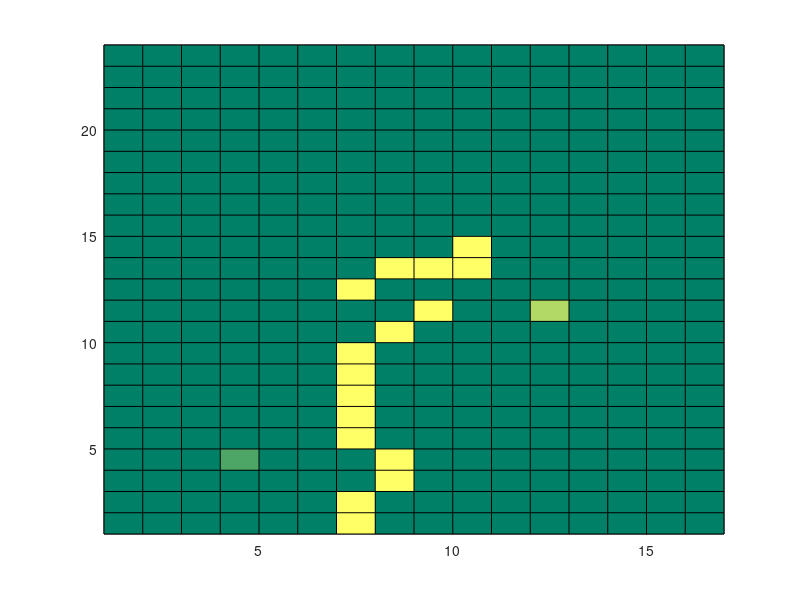

Write the MATLAB code that produced this figure.
clear;
clc;
clf;
figure(1);
map =[
0	0	0	0	0	0	1	0	0	0	0	0	0	0	0	0	0
0	0	0	0	0	0	1	0	0	0	0	0	0	0	0	0	0
0	0	0	0	0	0	0	1	0	0	0	0	0	0	0	0	0
0	0	0	.3	0	0	0	1	0	0	0	0	0	0	0	0	0
0	0	0	0	0	0	1	0	0	0	0	0	0	0	0	0	0
0	0	0	0	0	0	1	0	0	0	0	0	0	0	0	0	0
0	0	0	0	0	0	1	0	0	0	0	0	0	0	0	0	0
0	0	0	0	0	0	1	0	0	0	0	0	0	0	0	0	0
0	0	0	0	0	0	1	0	0	0	0	0	0	0	0	0	0
0	0	0	0	0	0	0	1	0	0	0	0	0	0	0	0	0
0	0	0	0	0	0	0	0	1	0	0	.7	0	0	0	0	0
0	0	0	0	0	0	1	0	0	0	0	0	0	0	0	0	0
0	0	0	0	0	0	0	1	1	1	0	0	0	0	0	0	0
0	0	0	0	0	0	0	0	0	1	0	0	0	0	0	0	0
0	0	0	0	0	0	0	0	0	0	0	0	0	0	0	0	0
0	0	0	0	0	0	0	0	0	0	0	0	0	0	0	0	0
0	0	0	0	0	0	0	0	0	0	0	0	0	0	0	0	0
0	0	0	0	0	0	0	0	0	0	0	0	0	0	0	0	0
0	0	0	0	0	0	0	0	0	0	0	0	0	0	0	0	0
0	0	0	0	0	0	0	0	0	0	0	0	0	0	0	0	0
0	0	0	0	0	0	0	0	0	0	0	0	0	0	0	0	0
0	0	0	0	0	0	0	0	0	0	0	0	0	0	0	0	0
0	0	0	0	0	0	0	0	0	0	0	0	0	0	0	0	0
0	0	0	0	0	0	0	0	0	0	0	0	0	0	0	0	0
];
pcolor(map)
colormap summer
[row,col] = size(map);
[start_px,start_py] = find(map == .3);
[end_px,end_py] = find(map == .7);